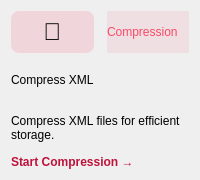
                <widget class="QFrame" name="cardCompress">
                 <property name="minimumSize"><size><width>0</width><height>180</height></size></property>
                 <property name="class" stdset="0"><string>card</string></property>
                 <property name="styleSheet">
                    <string notr="true">
                        #iconCompress { color: black; background-color: rgba(248, 73, 104, 0.15); border-radius: 8px; } /* Icon was text only in page, kept simple */
                        #badgeCompress { background-color: rgba(248, 73, 104, 0.1); color: #F84968; }
                        #btnCompress { background-color: transparent; color: #be123c; border: none; font-weight: bold; text-align: left; }
                        #btnCompress:hover { text-decoration: underline; color: #9f1239; }
                        #cardCompress:hover { border: 2px solid #F84968; background-color: rgba(248, 73, 104, 0.05); }
                    </string>
                 </property>
                 <layout class="QVBoxLayout" name="vLayout6">
                  <item>
                   <layout class="QHBoxLayout" name="hLayout6">
                    <item>
                     <widget class="QLabel" name="iconCompress">
                      <property name="class" stdset="0"><string>iconLabel</string></property>
                      <property name="text"><string>💾</string></property>
                      <property name="fixedSize"><size><width>45</width><height>45</height></size></property>
                      <property name="alignment"><set>Qt::AlignCenter</set></property>
                      <property name="font"><font><pointsize>18</pointsize></font></property>
                     </widget>
                    </item>
                    <item><spacer name="s6"><property name="orientation"><enum>Qt::Horizontal</enum></property></spacer></item>
                    <item>
                     <widget class="QLabel" name="badgeCompress">
                      <property name="class" stdset="0"><string>badgeLabel</string></property>
                      <property name="text"><string>Compression</string></property>
                     </widget>
                    </item>
                   </layout>
                  </item>
                  <item>
                   <widget class="QLabel" name="title6">
                    <property name="class" stdset="0"><string>cardTitle</string></property>
                    <property name="text"><string>Compress XML</string></property>
                   </widget>
                  </item>
                  <item>
                   <widget class="QLabel" name="desc6">
                    <property name="class" stdset="0"><string>cardDesc</string></property>
                    <property name="text"><string>Compress XML files for efficient storage.</string></property>
                    <property name="wordWrap"><bool>true</bool></property>
                   </widget>
                  </item>
                  <item>
                   <widget class="QPushButton" name="btnCompress">
                    <property name="class" stdset="0"><string>actionBtn</string></property>
                    <property name="text"><string>Start Compression →</string></property>
                    <property name="cursor"><cursorShape>PointingHandCursor</cursorShape></property>
                   </widget>
                  </item>
                 </layout>
                </widget>
